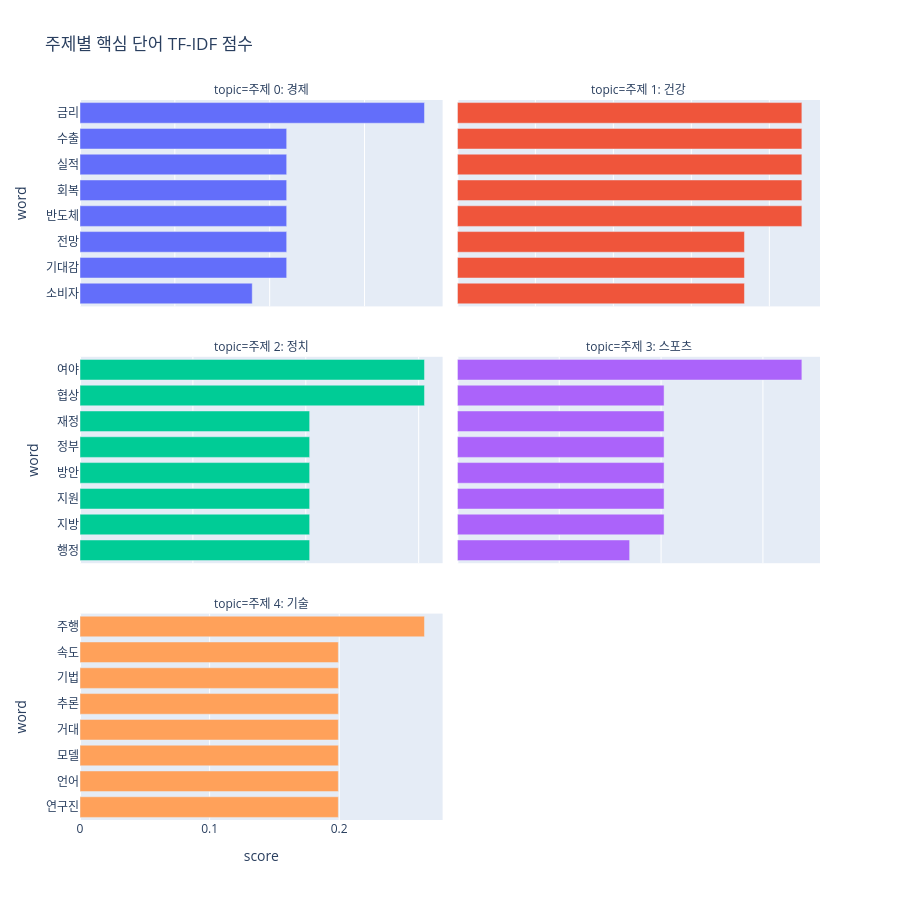
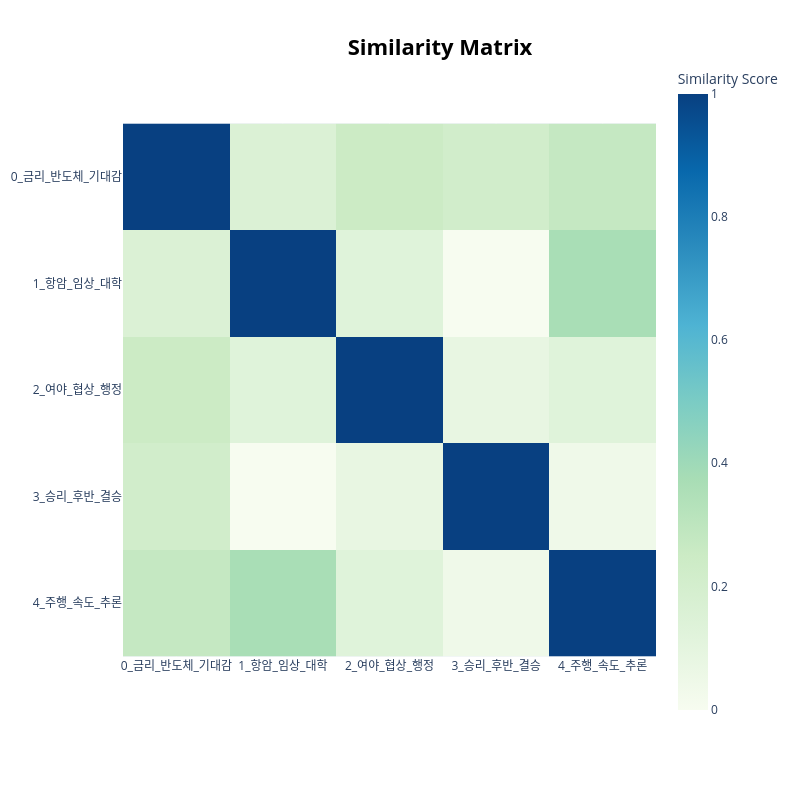
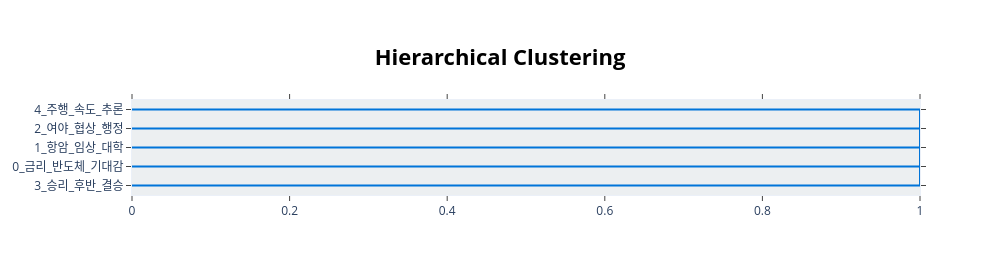
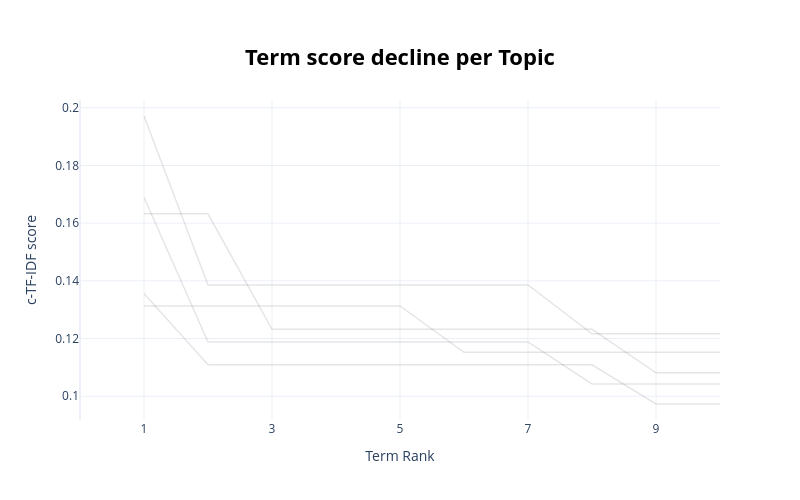

Notebook cell for these charts, in order:
### Markdown cell above
## 6. 시각화 출력

Plotly 기반 시각화는 노트북 셀 아래에 직접 출력되어 상호작용하며 확인할 수 있다.

### Code cell
visualization_outputs = []

try:
    import plotly.express as px

    keyword_rows = []
    for topic_id, pairs in topic_keyword_scores.items():
        label = topic_label_guess.get(topic_id, f"주제 {topic_id}")
        for word, score in pairs:
            keyword_rows.append({"topic": f"주제 {topic_id}: {label}", "word": word, "score": score})

    keyword_df = pd.DataFrame(keyword_rows)
    fig = px.bar(
        keyword_df,
        x="score",
        y="word",
        color="topic",
        facet_col="topic",
        facet_col_wrap=2,
        orientation="h",
        height=900,
        title="주제별 핵심 단어 TF-IDF 점수",
    )
    fig.update_yaxes(matches=None, autorange="reversed")
    fig.update_xaxes(matches=None)
    fig.update_layout(showlegend=False)
    display(fig)
    visualization_outputs.append("주제별 핵심 단어 시각화")
except Exception as exc:
    print(f"barchart 출력 실패: {exc}")

try:
    fig = topic_model.visualize_heatmap(top_n_topics=min(8, n_topics))
    display(fig)
    visualization_outputs.append("주제 간 유사도 heatmap")
except Exception as exc:
    print(f"heatmap 출력 실패: {exc}")


try:
    fig = topic_model.visualize_hierarchy()
    display(fig)
    visualization_outputs.append("주제 계층 구조")
except Exception as exc:
    print(f"BERTopic hierarchy 생성 실패, 주제 유사도 네트워크로 대체합니다: {exc}")
    import plotly.graph_objects as go
    from sklearn.metrics.pairwise import cosine_similarity

    network_topic_ids = valid_topic_ids
    embeddings_for_network = embeddings
    centroids = np.vstack([
        embeddings_for_network[df["topic"].to_numpy() == topic_id].mean(axis=0)
        for topic_id in network_topic_ids
    ])
    similarity = cosine_similarity(centroids)

    angles = np.linspace(0, 2 * np.pi, len(network_topic_ids), endpoint=False)
    x = np.cos(angles)
    y = np.sin(angles)
    edge_x, edge_y = [], []
    for i in range(len(network_topic_ids)):
        for j in range(i + 1, len(network_topic_ids)):
            if similarity[i, j] >= 0.35:
                edge_x += [x[i], x[j], None]
                edge_y += [y[i], y[j], None]

    fig = go.Figure()
    fig.add_trace(go.Scatter(x=edge_x, y=edge_y, mode="lines", line=dict(width=1, color="#999"), hoverinfo="none"))
    fig.add_trace(go.Scatter(
        x=x,
        y=y,
        mode="markers+text",
        text=[f"주제 {topic_id}<br>{topic_label_guess.get(int(topic_id), '')}" for topic_id in network_topic_ids],
        textposition="top center",
        marker=dict(size=28, color=list(range(len(network_topic_ids))), colorscale="Viridis", showscale=False),
        hovertemplate="%{text}<extra></extra>",
    ))
    fig.update_layout(
        title="Topic Network: 주제 중심점 간 유사도",
        xaxis=dict(visible=False),
        yaxis=dict(visible=False),
        showlegend=False,
        height=650,
    )
    display(fig)
    visualization_outputs.append("주제 유사도 네트워크")

try:
    fig = topic_model.visualize_term_rank()
    display(fig)
    visualization_outputs.append("단어 순위 시각화")
except Exception as exc:
    print(f"term rank 출력 실패: {exc}")

try:
    fig = topic_model.visualize_documents(docs_raw, embeddings=embeddings)
    display(fig)
    visualization_outputs.append("문서 임베딩 지도")
except Exception as exc:
    print(f"documents 출력 실패: {exc}")

for name in visualization_outputs:
    print(f"셀 출력 완료: {name}")

### Figure 1 — Plotly figure (JSON) as saved in the notebook; plotly's stock layout.template omitted (floating-point values rounded to 4 significant figures)
{"data": [{"hovertemplate": "topic=주제 0: 경제<br>score=%{x}<br>word=%{y}<extra></extra>", "legendgroup": "주제 0: 경제", "marker": {"color": "#636efa", "pattern": {"shape": ""}}, "name": "주제 0: 경제", "orientation": "h", "showlegend": true, "textposition": "auto", "type": "bar", "x": [0.3632, 0.2179, 0.2179, 0.2179, 0.2179, 0.2179, 0.2179, 0.1816], "xaxis": "x5", "y": ["금리", "수출", "실적", "회복", "반도체", "전망", "기대감", "소비자"], "yaxis": "y5"}, {"hovertemplate": "topic=주제 1: 건강<br>score=%{x}<br>word=%{y}<extra></extra>", "legendgroup": "주제 1: 건강", "marker": {"color": "#EF553B", "pattern": {"shape": ""}}, "name": "주제 1: 건강", "orientation": "h", "showlegend": true, "textposition": "auto", "type": "bar", "x": [0.2209, 0.2209, 0.2209, 0.2209, 0.2209, 0.1841, 0.1841, 0.1841], "xaxis": "x6", "y": ["병원", "대학", "치료제", "임상", "항암", "백신", "의료", "응급실"], "yaxis": "y6"}, {"hovertemplate": "topic=주제 2: 정치<br>score=%{x}<br>word=%{y}<extra></extra>", "legendgroup": "주제 2: 정치", "marker": {"color": "#00cc96", "pattern": {"shape": ""}}, "name": "주제 2: 정치", "orientation": "h", "showlegend": true, "textposition": "auto", "type": "bar", "x": [0.3051, 0.3051, 0.2034, 0.2034, 0.2034, 0.2034, 0.2034, 0.2034], "xaxis": "x3", "y": ["여야", "협상", "재정", "정부", "방안", "지원", "지방", "행정"], "yaxis": "y3"}, {"hovertemplate": "topic=주제 3: 스포츠<br>score=%{x}<br>word=%{y}<extra></extra>", "legendgroup": "주제 3: 스포츠", "marker": {"color": "#ab63fa", "pattern": {"shape": ""}}, "name": "주제 3: 스포츠", "orientation": "h", "showlegend": true, "textposition": "auto", "type": "bar", "x": [0.3383, 0.203, 0.203, 0.203, 0.203, 0.203, 0.203, 0.1691], "xaxis": "x4", "y": ["승리", "대표", "추가", "축구", "결승", "후반", "시간", "프로"], "yaxis": "y4"}, {"hovertemplate": "topic=주제 4: 기술<br>score=%{x}<br>word=%{y}<extra></extra>", "legendgroup": "주제 4: 기술", "marker": {"color": "#FFA15A", "pattern": {"shape": ""}}, "name": "주제 4: 기술", "orientation": "h", "showlegend": true, "textposition": "auto", "type": "bar", "x": [0.2658, 0.1993, 0.1993, 0.1993, 0.1993, 0.1993, 0.1993, 0.1993], "xaxis": "x", "y": ["주행", "속도", "기법", "추론", "거대", "모델", "언어", "연구진"], "yaxis": "y"}], "layout": {"annotations": [{"font": {}, "showarrow": false, "text": "topic=주제 4: 기술", "x": 0.245, "xanchor": "center", "xref": "paper", "y": 0.2867, "yanchor": "bottom", "yref": "paper"}, {"font": {}, "showarrow": false, "text": "topic=주제 2: 정치", "x": 0.245, "xanchor": "center", "xref": "paper", "y": 0.6433, "yanchor": "bottom", "yref": "paper"}, {"font": {}, "showarrow": false, "text": "topic=주제 3: 스포츠", "x": 0.755, "xanchor": "center", "xref": "paper", "y": 0.6433, "yanchor": "bottom", "yref": "paper"}, {"font": {}, "showarrow": false, "text": "topic=주제 0: 경제", "x": 0.245, "xanchor": "center", "xref": "paper", "y": 1.0, "yanchor": "bottom", "yref": "paper"}, {"font": {}, "showarrow": false, "text": "topic=주제 1: 건강", "x": 0.755, "xanchor": "center", "xref": "paper", "y": 1.0, "yanchor": "bottom", "yref": "paper"}], "barmode": "relative", "height": 900, "legend": {"title": {"text": "topic"}, "tracegroupgap": 0}, "showlegend": false, "title": {"text": "주제별 핵심 단어 TF-IDF 점수"}, "xaxis": {"anchor": "y", "domain": [0, 0.49], "title": {"text": "score"}}, "xaxis2": {"anchor": "y2", "domain": [0.51, 1], "title": {"text": "score"}}, "xaxis3": {"anchor": "y3", "domain": [0, 0.49], "showticklabels": false}, "xaxis4": {"anchor": "y4", "domain": [0.51, 1], "showticklabels": false}, "xaxis5": {"anchor": "y5", "domain": [0, 0.49], "showticklabels": false}, "xaxis6": {"anchor": "y6", "domain": [0.51, 1], "showticklabels": false}, "yaxis": {"anchor": "x", "autorange": "reversed", "domain": [0, 0.2867], "title": {"text": "word"}}, "yaxis2": {"anchor": "x2", "autorange": "reversed", "domain": [0, 0.2867], "showticklabels": false}, "yaxis3": {"anchor": "x3", "autorange": "reversed", "domain": [0.3567, 0.6433], "title": {"text": "word"}}, "yaxis4": {"anchor": "x4", "autorange": "reversed", "domain": [0.3567, 0.6433], "showticklabels": false}, "yaxis5": {"anchor": "x5", "autorange": "reversed", "domain": [0.7133, 1.0], "title": {"text": "word"}}, "yaxis6": {"anchor": "x6", "autorange": "reversed", "domain": [0.7133, 1.0], "showticklabels": false}}}

### Figure 2 — Plotly figure (JSON) as saved in the notebook; plotly's stock layout.template omitted (floating-point values rounded to 4 significant figures)
{"data": [{"coloraxis": "coloraxis", "hovertemplate": "x: %{x}<br>y: %{y}<br>Similarity Score: %{z}<extra></extra>", "name": "0", "type": "heatmap", "x": ["0_금리_반도체_기대감", "1_항암_임상_대학", "2_여야_협상_행정", "3_승리_후반_결승", "4_주행_속도_추론"], "xaxis": "x", "y": ["0_금리_반도체_기대감", "1_항암_임상_대학", "2_여야_협상_행정", "3_승리_후반_결승", "4_주행_속도_추론"], "yaxis": "y", "z": [[1.0, 0.1564, 0.2494, 0.2161, 0.2723], [0.1564, 1.0, 0.1289, -0.0008896, 0.3698], [0.2494, 0.1289, 1.0, 0.08208, 0.1312], [0.2161, -0.0008896, 0.08208, 1.0, 0.04374], [0.2723, 0.3698, 0.1312, 0.04374, 1.0]]}], "layout": {"coloraxis": {"colorbar": {"title": {"text": "Similarity Score"}}, "colorscale": [[0, "rgb(247,252,240)"], [0.125, "rgb(224,243,219)"], [0.25, "rgb(204,235,197)"], [0.375, "rgb(168,221,181)"], [0.5, "rgb(123,204,196)"], [0.625, "rgb(78,179,211)"], [0.75, "rgb(43,140,190)"], [0.875, "rgb(8,104,172)"], [1, "rgb(8,64,129)"]]}, "height": 800, "hoverlabel": {"bgcolor": "white", "font": {"family": "Rockwell", "size": 16}}, "legend": {"title": {"text": "Trend"}}, "margin": {"t": 60}, "showlegend": true, "title": {"font": {"color": "Black", "size": 22}, "text": "<b>Similarity Matrix</b>", "x": 0.55, "xanchor": "center", "y": 0.95, "yanchor": "top"}, "width": 800, "xaxis": {"anchor": "y", "constrain": "domain", "domain": [0, 1], "scaleanchor": "y"}, "yaxis": {"anchor": "x", "autorange": "reversed", "constrain": "domain", "domain": [0, 1]}}}

### Figure 3 — Plotly figure (JSON) as saved in the notebook; plotly's stock layout.template omitted (floating-point values rounded to 4 significant figures)
{"data": [{"hoverinfo": "text", "marker": {"color": "rgb(0,116,217)"}, "mode": "lines", "type": "scatter", "x": [0.0, 1.0, 1.0, 0.0], "xaxis": "x", "y": [-25.0, -25.0, -35.0, -35.0], "yaxis": "y"}, {"hoverinfo": "text", "marker": {"color": "rgb(0,116,217)"}, "mode": "lines", "type": "scatter", "x": [0.0, 1.0, 1.0, 1.0], "xaxis": "x", "y": [-15.0, -15.0, -30.0, -30.0], "yaxis": "y"}, {"hoverinfo": "text", "marker": {"color": "rgb(0,116,217)"}, "mode": "lines", "type": "scatter", "x": [1.0, 1.0, 1.0, 0.0], "xaxis": "x", "y": [-22.5, -22.5, -45.0, -45.0], "yaxis": "y"}, {"hoverinfo": "text", "marker": {"color": "rgb(0,116,217)"}, "mode": "lines", "type": "scatter", "x": [0.0, 1.0, 1.0, 1.0], "xaxis": "x", "y": [-5.0, -5.0, -33.75, -33.75], "yaxis": "y"}], "layout": {"autosize": false, "height": 275, "hoverlabel": {"bgcolor": "white", "font": {"family": "Rockwell", "size": 16}}, "hovermode": "closest", "plot_bgcolor": "#ECEFF1", "showlegend": false, "title": {"font": {"color": "Black", "size": 22}, "text": "<b>Hierarchical Clustering</b>", "x": 0.5, "xanchor": "center", "yanchor": "top"}, "width": 1000, "xaxis": {"mirror": "allticks", "rangemode": "tozero", "showgrid": false, "showline": true, "showticklabels": true, "ticks": "outside", "type": "linear", "zeroline": false}, "yaxis": {"mirror": "allticks", "range": [-50, 0], "rangemode": "tozero", "showgrid": false, "showline": true, "showticklabels": true, "tickmode": "array", "ticks": "outside", "ticktext": ["4_주행_속도_추론", "2_여야_협상_행정", "1_항암_임상_대학", "0_금리_반도체_기대감", "3_승리_후반_결승"], "tickvals": [-5, -15, -25, -35, -45], "type": "linear", "zeroline": false}}}

### Figure 4 — Plotly figure (JSON) as saved in the notebook; plotly's stock layout.template omitted (floating-point values rounded to 4 significant figures)
{"data": [{"hovertext": "<b>Topic 0</b>:금리_반도체_기대감_실적_수출_전망_회복_동결_둔화_물가", "line": {"color": "black", "width": 1.5}, "mode": "lines+lines", "name": "", "opacity": 0.1, "type": "scatter", "x": [1, 2, 3, 4, 5, 6, 7, 8, 9, 10], "y": [0.1972, 0.1386, 0.1386, 0.1386, 0.1386, 0.1386, 0.1386, 0.1216, 0.1216, 0.1216]}, {"hovertext": "<b>Topic 1</b>:항암_임상_대학_병원_치료제_체계_지역_전달_고위험군_접종", "line": {"color": "black", "width": 1.5}, "mode": "lines+lines", "name": "", "opacity": 0.1, "type": "scatter", "x": [1, 2, 3, 4, 5, 6, 7, 8, 9, 10], "y": [0.1313, 0.1313, 0.1313, 0.1313, 0.1313, 0.1152, 0.1152, 0.1152, 0.1152, 0.1152]}, {"hovertext": "<b>Topic 2</b>:여야_협상_행정_지원_지방_방안_정부_재정_경쟁력_합의", "line": {"color": "black", "width": 1.5}, "mode": "lines+lines", "name": "", "opacity": 0.1, "type": "scatter", "x": [1, 2, 3, 4, 5, 6, 7, 8, 9, 10], "y": [0.1633, 0.1633, 0.1232, 0.1232, 0.1232, 0.1232, 0.1232, 0.1232, 0.1081, 0.1081]}, {"hovertext": "<b>Topic 3</b>:승리_후반_결승_축구_대표_추가_시간_가드_실점_도움", "line": {"color": "black", "width": 1.5}, "mode": "lines+lines", "name": "", "opacity": 0.1, "type": "scatter", "x": [1, 2, 3, 4, 5, 6, 7, 8, 9, 10], "y": [0.169, 0.1188, 0.1188, 0.1188, 0.1188, 0.1188, 0.1188, 0.1042, 0.1042, 0.1042]}, {"hovertext": "<b>Topic 4</b>:주행_속도_추론_거대_기법_연구진_모델_언어_클라우드_도입", "line": {"color": "black", "width": 1.5}, "mode": "lines+lines", "name": "", "opacity": 0.1, "type": "scatter", "x": [1, 2, 3, 4, 5, 6, 7, 8, 9, 10], "y": [0.1356, 0.1109, 0.1109, 0.1109, 0.1109, 0.1109, 0.1109, 0.1109, 0.09729, 0.09729]}], "layout": {"height": 500, "hoverlabel": {"bgcolor": "white", "font": {"family": "Rockwell", "size": 16}}, "showlegend": false, "title": {"font": {"color": "Black", "size": 22}, "text": "<b>Term score decline per Topic</b>", "x": 0.5, "xanchor": "center", "y": 0.9, "yanchor": "top"}, "width": 800, "xaxis": {"dtick": 2, "range": [0, 10], "tick0": 1, "title": {"text": "Term Rank"}}, "yaxis": {"title": {"text": "c-TF-IDF score"}}}}
